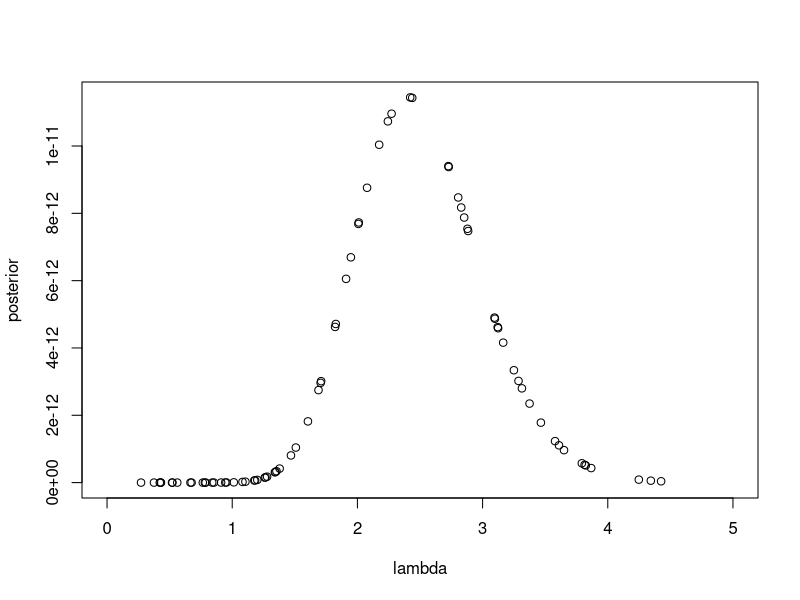

The R script that drew this image: (Note: this script raises an error after producing the figure.)
## ---- chunk 1
prior<-rlnorm(100,1,1)
data<-c(6,0,1,2,1,7,1,5,2,0)

posterior<-c()
for (i in 1:length(prior))
{
  posterior<-c(posterior,prod(dpois(data,lambda=prior[i]))*dlnorm(prior[i],1,1))
}
plot(prior,posterior,xlim=c(0,5),xlab="lambda")
## ---- chunk 2
knitr::include_graphics('UniformCircle.png')
## ---- chunk 3
knitr::include_graphics('RejectionFigure.png')
## ---- chunk 4
a = 5
b = 12
target = function(x) dbeta(x,a,b)
proposal = dunif
## ---- chunk 5
mode = (a-1)/(a+b-2)
M = target(mode)
1/M
n = 10000
prior_samples = runif(n,0,1)
accepted_samples<-c()
for (i in 1:length(prior_samples))
{
  accept_prob <- (target(prior_samples[i])/(M*proposal(prior_samples[i])))
  accept_decision <- rbinom(n=1,size=1,prob=accept_prob)
  if (accept_decision==1) {accepted_samples <- c(accepted_samples,prior_samples[i])} 
}
hist(prior_samples,breaks=seq(0,1,0.02))
hist(accepted_samples,add=T,col=rgb(0.5,1,1,0.7),breaks=seq(0,1,0.02))
